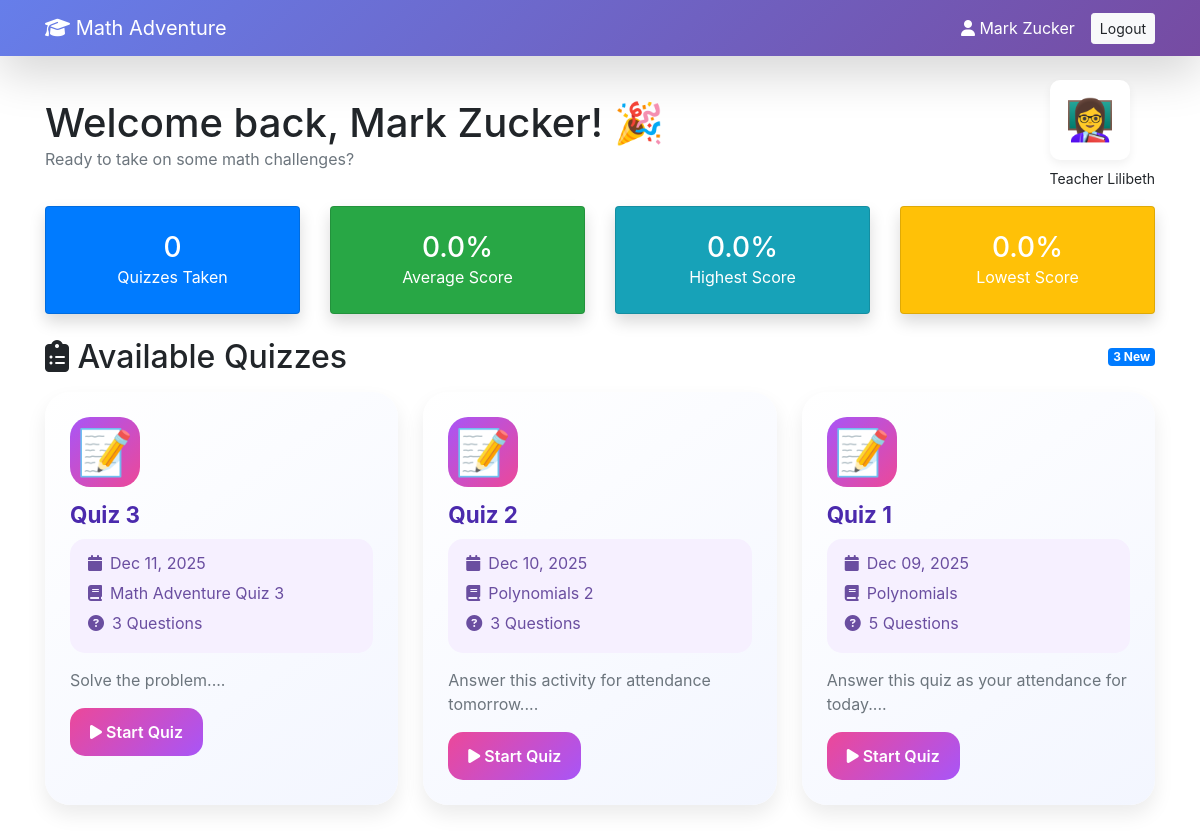
The app's page /views/student/dashboard.php (signed in) with its own data.
### tables this page shows
CREATE TABLE `students` (
  `id` int(11) NOT NULL,
  `name` varchar(100) NOT NULL,
  `section` varchar(50) NOT NULL,
  `password` varchar(255) DEFAULT NULL,
  `is_guest` tinyint(1) DEFAULT 0,
  `created_at` timestamp NOT NULL DEFAULT current_timestamp(),
  `updated_at` timestamp NOT NULL DEFAULT current_timestamp() ON UPDATE current_timestamp()
);

CREATE TABLE `quizzes` (
  `id` int(11) NOT NULL,
  `title` varchar(200) NOT NULL,
  `date` date NOT NULL,
  `topic` varchar(100) DEFAULT NULL,
  `instructions` text DEFAULT NULL,
  `share_code` varchar(50) NOT NULL,
  `created_by` int(11) NOT NULL,
  `status` enum('active','inactive','archived') DEFAULT 'active',
  `created_at` timestamp NOT NULL DEFAULT current_timestamp(),
  `updated_at` timestamp NOT NULL DEFAULT current_timestamp() ON UPDATE current_timestamp()
);

### views/student/dashboard.php (the view, shortened to what this page needs)
<?php
$studentId = (int)$_SESSION['student_id'];
$db = Database::getInstance()->getConnection();
$stmt = $db->prepare("SELECT name, section, is_guest FROM students WHERE id = ?");
$stmt->execute([$studentId]);
$student = $stmt->fetch(PDO::FETCH_ASSOC);
$studentName    = $student['name'];
$rawSection     = $student['section'] ?? '';
$studentSection = trim($rawSection);
$isGuest        = !empty($student['is_guest']);
$stmt = $db->query("
    SELECT
        q.id, q.title, q.date, q.topic, q.instructions, q.section AS quiz_section,
        COUNT(qst.id) AS question_count
    FROM quizzes q
    LEFT JOIN questions qst ON q.id = qst.quiz_id
    WHERE q.status = 'active'
    GROUP BY q.id
    ORDER BY q.date DESC
");
$allQuizzes = $stmt->fetchAll(PDO::FETCH_ASSOC);
$visibleQuizzes = [];
foreach ($allQuizzes as $quiz) {
    $quizCleanSection = trim($quiz['quiz_section'] ?? '');
    $isPublic = empty($quizCleanSection);
    $matchesSection = strcasecmp($quizCleanSection, $studentSection) === 0;
    if ($isPublic || $matchesSection) {
        $visibleQuizzes[] = $quiz;
    }
}
$stmt = $db->prepare("
    SELECT qr.*, q.title AS quiz_title
    FROM quiz_responses qr
    LEFT JOIN quizzes q ON qr.quiz_id = q.id
    WHERE qr.student_id = ?
    ORDER BY qr.submitted_at DESC
");
$stmt->execute([$studentId]);
$completedQuizzes = $stmt->fetchAll(PDO::FETCH_ASSOC);
$completedQuizIds = array_column($completedQuizzes, 'quiz_id');
$studentStats = [
    'total_taken'     => 0,
    'average_score'   => 0.0,
    'highest_score'   => 0.0,
    'lowest_score'    => 0.0,
    'total_questions' => 0,
    'total_quizzes'   => count($visibleQuizzes),
];
?>
<!DOCTYPE html>
<html>
<head>
    <link rel="stylesheet" href="https://cdnjs.cloudflare.com/ajax/libs/bootstrap/4.6.2/css/bootstrap.min.css">
    <link rel="stylesheet" href="https://cdnjs.cloudflare.com/ajax/libs/font-awesome/6.4.0/css/all.min.css">
</head>
<body>
<nav class="navbar navbar-expand-lg navbar-dark shadow-lg" style="background: linear-gradient(135deg,#667eea,#764ba2);">
    <div class="container">
        <a class="navbar-brand" href="<?=APP_URL?>/views/student/dashboard.php">
            <i class="fas fa-graduation-cap"></i> Math Adventure
        </a>
        <div class="ml-auto d-flex align-items-center">
            <span class="navbar-text text-white mr-3">
                <i class="fas fa-user"></i> <?=htmlspecialchars($studentName)?>
            </span>
            <a href="<?=APP_URL?>/views/student/logout.php" class="btn btn-light btn-sm">Logout</a>
        </div>
    </div>
</nav>
<div class="container mt-4">
    <div class="row align-items-center mb-3">
        <div class="col-md-8">
            <h1 class="mb-0">Welcome back, <?=htmlspecialchars($studentName)?>! 🎉</h1>
            <p class="text-muted mb-0">Ready to take on some math challenges?</p>
        </div>
        <div class="col-md-4 text-right">
            <div style="display:inline-block;text-align:center">
                <div style="width:80px;height:80px;font-size:40px;border-radius:10px;background:#fff;display:flex;align-items:center;justify-content:center;box-shadow:0 4px 10px rgba(0,0,0,0.06)">👩‍🏫</div>
                <small class="d-block mt-2">Teacher Lilibeth</small>
            </div>
        </div>
    </div>
    <div class="row mb-4">
        <div class="col-md-3">
            <div class="card bg-primary text-white text-center shadow">
                <div class="card-body p-4">
                    <h3 class="mb-0"><?= (int)$studentStats['total_taken'] ?></h3>
                    <p class="mb-0">Quizzes Taken</p>
                </div>
            </div>
        </div>
        <div class="col-md-3">
            <div class="card bg-success text-white text-center shadow">
                <div class="card-body p-4">
                    <h3 class="mb-0"><?= number_format($studentStats['average_score'],1) ?>%</h3>
                    <p class="mb-0">Average Score</p>
                </div>
            </div>
        </div>
        <div class="col-md-3">
            <div class="card bg-info text-white text-center shadow">
                <div class="card-body p-4">
                    <h3 class="mb-0"><?= number_format($studentStats['highest_score'],1) ?>%</h3>
                    <p class="mb-0">Highest Score</p>
                </div>
            </div>
        </div>
        <div class="col-md-3">
            <div class="card bg-warning text-white text-center shadow">
                <div class="card-body p-4">
                    <h3 class="mb-0"><?= number_format($studentStats['lowest_score'],1) ?>%</h3>
                    <p class="mb-0">Lowest Score</p>
                </div>
            </div>
        </div>
    </div>
    <div class="d-flex justify-content-between align-items-center mb-3">
        <h2 class="mb-0"><i class="fas fa-clipboard-list"></i> Available Quizzes</h2>
        <span class="badge badge-primary">
            <?= max(0, count($visibleQuizzes) - count(array_filter($visibleQuizzes, function($q) use ($completedQuizIds){ return in_array($q['id'],$completedQuizIds); }))) ?> New
        </span>
    </div>
    <?php if (empty($visibleQuizzes)): ?>
        <div class="card shadow-lg text-center py-5">
            <div class="card-body">
                <i class="fas fa-check-circle fa-4x text-success mb-3"></i>
                <h3>All Caught Up!</h3>
                <p class="text-muted">You've completed all available quizzes. Great job! 🎉</p>
                <?php if ($isGuest): ?>
                    <a href="<?=APP_URL?>/views/student/register.php" class="btn btn-success btn-lg mt-3"><i class="fas fa-user-plus"></i> Create Account</a>
                <?php endif; ?>
            </div>
        </div>
    <?php else: ?>
        <div class="quiz-grid mb-5">
            <?php foreach ($visibleQuizzes as $quiz):
                $alreadyTaken = in_array($quiz['id'], $completedQuizIds);
            ?>
                <div class="quiz-card">
                    <div class="quiz-icon">📝</div>
                    <h3 class="quiz-title"><?= htmlspecialchars($quiz['title'] ?? 'Untitled') ?></h3>
                    <div class="quiz-meta">
                        <div class="meta-item"><i class="fas fa-calendar"></i><?= date("M d, Y", strtotime($quiz['date'] ?? 'now')) ?></div>
                        <?php if (!empty($quiz['topic'])): ?>
                            <div class="meta-item"><i class="fas fa-book"></i><?= htmlspecialchars($quiz['topic']) ?></div>
                        <?php endif; ?>
                        <div class="meta-item"><i class="fas fa-question-circle"></i><?= (int)($quiz['question_count'] ?? 0) ?> Questions</div>
                    </div>
                    <p class="text-muted"><?= htmlspecialchars(substr($quiz['instructions'] ?? '', 0, 100)) ?>...</p>
                    <?php if ($alreadyTaken): ?>
                        <a href="<?=APP_URL?>/views/student/quiz-result.php?response=<?= (int)$quiz['id'] ?>" class="btn-start-quiz">
                            <i class="fas fa-eye"></i> View Result
                        </a>
                    <?php else: ?>
                        <a href="<?=APP_URL?>/views/student/take-quiz.php?id=<?= (int)$quiz['id'] ?>" class="btn-start-quiz">
                            <i class="fas fa-play"></i> Start Quiz
                        </a>
                    <?php endif; ?>
                </div>
            <?php endforeach; ?>
        </div>
    <?php endif; ?>
</div>
</body>
</html>

### views/student/dashboard.php (style rules this page uses)
.quiz-card { background: linear-gradient(145deg, #ffffff, #f3f6ff); border-radius: 25px; padding: 25px; box-shadow: 0 10px 20px rgba(0,0,0,0.08); transition: .2s; position: relative; }
.quiz-icon { font-size: 45px; background: linear-gradient(135deg, #a855f7, #ec4899); width: 70px; height: 70px; border-radius: 20px; display: flex; align-items: center; justify-content: center; color: white; margin-bottom: 15px; }
.quiz-title { font-size: 1.4rem; font-weight: 700; color: #4b2aad; margin-bottom:10px; }
.quiz-meta { background: #f6f0ff; padding: 12px 18px; border-radius: 15px; margin-bottom: 15px; }
.quiz-meta .meta-item { display: flex; align-items: center; color: #6a4ea0; margin-bottom: 6px; }
.quiz-meta .meta-item i { margin-right: 8px; }
.btn-start-quiz { background: linear-gradient(135deg, #ec4899, #a855f7); color: white; font-weight: 600; padding: 12px 20px; border-radius: 15px; display: inline-block; text-align: center; text-decoration: none; }
.quiz-grid { display: grid; grid-template-columns: repeat(auto-fit, minmax(280px, 1fr)); grid-gap: 25px; }

### records on screen
students: name "Mark Zucker"
quizzes: id "3", title "Quiz 3", date "Dec 11, 2025", topic "Math Adventure Quiz 3", question_count "3", instructions "Solve the problem."
quizzes: title "Quiz 2", date "Dec 10, 2025", topic "Polynomials 2", question_count "3", instructions "Answer this activity for attendance tomorrow."
quizzes: title "Quiz 1", date "Dec 09, 2025", topic "Polynomials", question_count "5", instructions "Answer this quiz as your attendance for today."

### other values on screen
$studentStats['total_taken'] "0"
$studentStats['average_score'] "0.0"
$studentStats['highest_score'] "0.0"
$studentStats['lowest_score'] "0.0"
